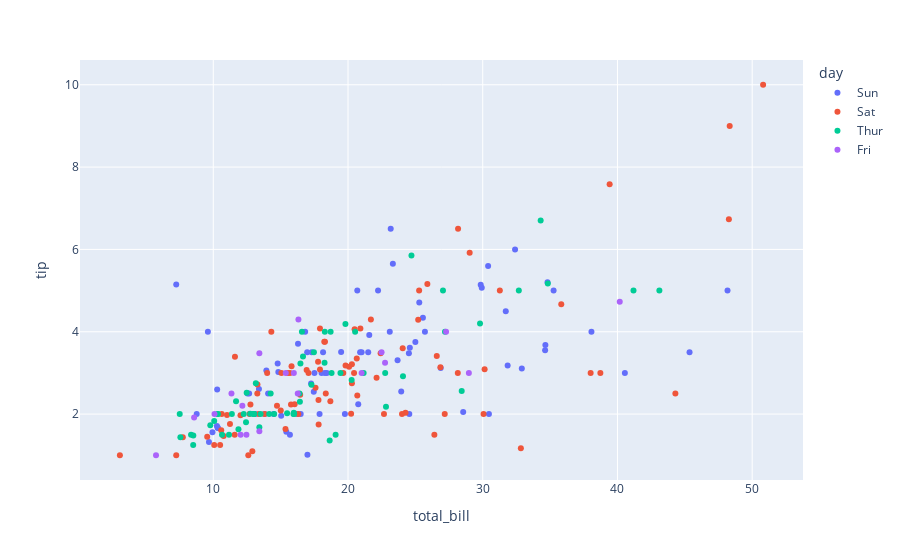

Notebook cell for this chart:
### Markdown cell above
2. Atribua as cores com base na variável "day"

### Code cell
fig = px.scatter(df, x="total_bill", y="tip",color='day')
fig.show()
